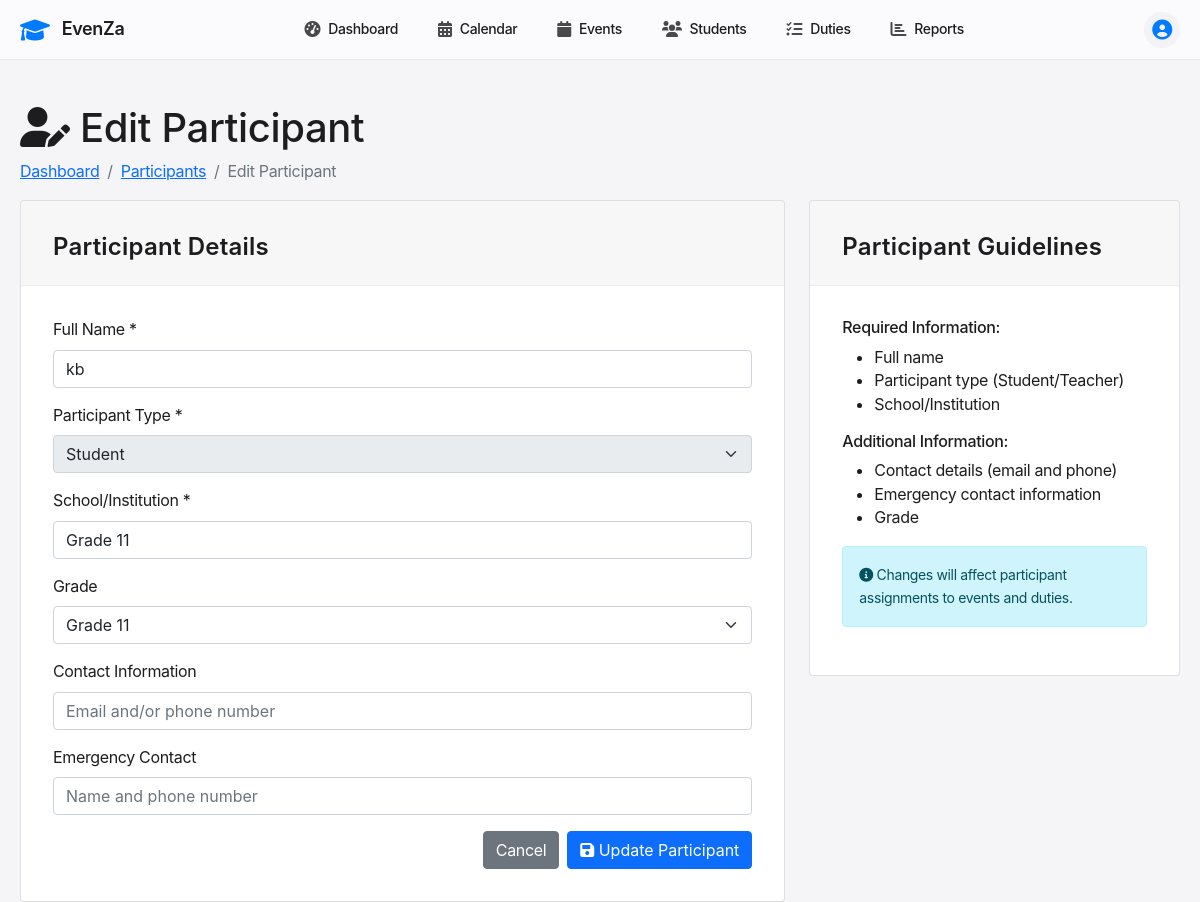
The app's page /participants/1/edit with its own data.
### tables this page shows
CREATE TABLE participants (
            id INTEGER PRIMARY KEY AUTOINCREMENT,
            name TEXT NOT NULL,
            type TEXT NOT NULL CHECK (type IN ('student')),
            class_dept TEXT NOT NULL,
            school TEXT NOT NULL,
            grade TEXT,
            contact TEXT,
            emergency_contact TEXT,
            created_at TIMESTAMP DEFAULT CURRENT_TIMESTAMP
        );

### app.py (the view, shortened to what this page needs)
@app.route('/participants/<int:id>/edit', methods=['GET', 'POST'])
def edit_participant(id):
    conn = get_db_connection()
    participant = conn.execute('SELECT * FROM participants WHERE id = ?', (id,)).fetchone()
    conn.close()
    return render_template('edit_participant.html', participant=participant)

### app.py (called while the page is built)
def get_db_connection():
    conn = sqlite3.connect('events.db')
    conn.row_factory = sqlite3.Row
    return conn

### templates/edit_participant.html (shortened to what this page needs)
{% extends "base.html" %}
{% block content %}
<div class="row">
    <div class="col-12">
        <h1><i class="fas fa-user-edit"></i> Edit Participant</h1>
        <nav aria-label="breadcrumb">
            <ol class="breadcrumb">
                <li class="breadcrumb-item"><a href="{{ url_for('dashboard') }}">Dashboard</a></li>
                <li class="breadcrumb-item"><a href="{{ url_for('participants') }}">Participants</a></li>
                <li class="breadcrumb-item active">Edit Participant</li>
            </ol>
        </nav>
    </div>
</div>
<div class="row">
    <div class="col-md-8">
        <div class="card">
            <div class="card-header">
                <h5 class="card-title mb-0">Participant Details</h5>
            </div>
            <div class="card-body">
                <form method="POST">
                    <div class="mb-3">
                        <label for="name" class="form-label">Full Name *</label>
                        <input type="text" class="form-control" id="name" name="name" value="{{ participant.name }}" required>
                    </div>
                    <div class="mb-3">
                        <label for="type" class="form-label">Participant Type *</label>
                        <select class="form-select" id="type" name="type_display" disabled>
                            <option value="student" selected>Student</option>
                        </select>
                    </div>
                    <div class="mb-3">
                        <label for="school" class="form-label">School/Institution *</label>
                        <input type="text" class="form-control" id="school" name="school" value="{{ participant.class_dept }}" required>
                    </div>
                    <div class="mb-3">
                        <label for="grade" class="form-label">Grade</label>
                        <select class="form-select" id="grade" name="grade">
                            <option value="11" {% if 'Grade 11' in participant.class_dept %}selected{% endif %}>Grade 11</option>
                        </select>
                    </div>
                    <div class="mb-3">
                        <label for="contact" class="form-label">Contact Information</label>
                        <input type="text" class="form-control" id="contact" name="contact"
                               value="{{ participant.contact or '' }}" placeholder="Email and/or phone number">
                    </div>
                    <div class="mb-3">
                        <label for="emergency_contact" class="form-label">Emergency Contact</label>
                        <input type="text" class="form-control" id="emergency_contact" name="emergency_contact"
                               value="{{ participant.emergency_contact or '' }}" placeholder="Name and phone number">
                    </div>
                    <div class="d-grid gap-2 d-md-flex justify-content-md-end">
                        <a href="{{ url_for('participants') }}" class="btn btn-secondary">Cancel</a>
                        <button type="submit" class="btn btn-primary">
                            <i class="fas fa-save"></i> Update Participant
                        </button>
                    </div>
                </form>
            </div>
        </div>
    </div>
    <div class="col-md-4">
        <div class="card">
            <div class="card-header">
                <h5 class="card-title mb-0">Participant Guidelines</h5>
            </div>
            <div class="card-body">
                <h6>Required Information:</h6>
                <ul>
                    <li>Full name</li>
                    <li>Participant type (Student/Teacher)</li>
                    <li>School/Institution</li>
                </ul>
                <h6>Additional Information:</h6>
                <ul>
                    <li>Contact details (email and phone)</li>
                    <li>Emergency contact information</li>
                    <li>Grade</li>
                </ul>
                <div class="alert alert-info">
                    <small>
                        <i class="fas fa-info-circle"></i>
                        Changes will affect participant assignments to events and duties.
                    </small>
                </div>
            </div>
        </div>
    </div>
</div>
{% endblock %}

### static/css/style.css (style rules this page uses)
* { margin: 0; padding: 0; box-sizing: border-box; }
body { font-family: -apple-system, BlinkMacSystemFont, 'Segoe UI', Roboto, Oxygen, Ubuntu, Cantarell, sans-serif; background: #f5f5f7; color: #1d1d1f; line-height: 1.47059; font-weight: 400; letter-spacing: -.022em; }
.card-header { padding: 32px 32px 24px; border-bottom: 1px solid rgba(0, 0, 0, 0.04); }
.card-title { font-size: 24px; font-weight: 600; color: #1d1d1f; display: flex; align-items: center; letter-spacing: .009em; }
.card-body { padding: 32px; }

### templates/base.html (style rules this page uses)
* { margin: 0; padding: 0; box-sizing: border-box; }
body { font-family: -apple-system, BlinkMacSystemFont, 'Segoe UI', Roboto, Oxygen, Ubuntu, Cantarell, sans-serif; background: #f5f5f7; color: #1d1d1f; }

### records on screen
participants: name "kb", school "Grade 11", grade "Grade 11"
